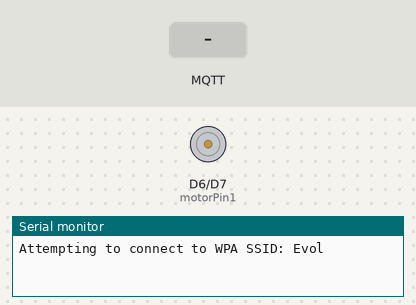
Recording of a sketch running on a simulated Arduino MKR. On the bench: motor-driver pin pairs drawn as motors (green arrow = first pin HIGH = forward, orange = second pin HIGH = backward, longer = more drive), the last lines printed to the serial monitor. Inputs (shaded band) come from the test bench. WiFi joins after 1.5 s; servers stay silent unless stated; no MQTT or app messages arrive unless stated.

Above: at 0.1 s.
At 12.7 s:
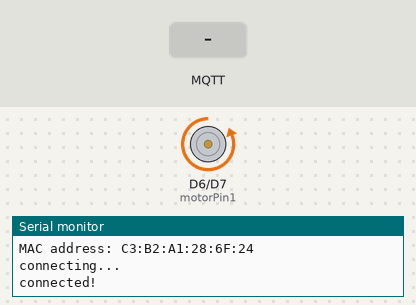
12.8 s: MQTT message "5" arrives on the first subscribed topic
14.3 s: MQTT message "on" arrives on the first subscribed topic
15.8 s: MQTT message "off" arrives on the first subscribed topic
Timing chart, 0 to 18.8 s (numbered marks = the images above; inputs shaded):
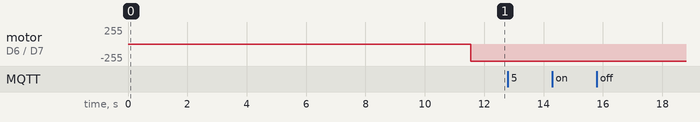

The sketch:

Siftr-through-wifi-RECEIVE.ino
```cpp
/*

 This example connects to an unencrypted Wifi network.
 Then it prints the  MAC address of the Wifi module,
 the IP address obtained, and other network details.

 created 13 July 2010
 by dlf (Metodo2 srl)
 modified 31 May 2012
 by Tom Igoe
 */

 /* This program specificall turns on and off a ballvalve.
  *  It receives sensor values from another arduino and turns on and off
  *  a ball valve (with hbridge) accordingly
  *  I had to use #include <WiFiNINA.h> and WiFiClient net; //from wifinina
MQTTClient client; //from Shiftr to make this work.

It takes about 2 minutes to connect to the internet
  */
#include <SPI.h>
#include <WiFiNINA.h>
#include <MQTT.h> //from Shiftr

#include "arduino_secrets.h"
///////please enter your sensitive data in the Secret tab/arduino_secrets.h

WiFiClient net; //from wifinina
MQTTClient client; //from Shiftr

int sensorValue = 0;   // This is for the received sensor value sent by shiftr
int motorPin1 = 6; // Ball-Motor
int motorPin2 = 7; // Ball-Motor
char ssid[] = SECRET_SSID;        // your network SSID (name)
char pass[] = SECRET_PASS;    // your network password (use for WPA, or use as key for WEP)
int status = WL_IDLE_STATUS;     // the Wifi radio's status
//unsigned long lastMillis = 0;  // to act as a timer for verifying the connection to wifi is still working


void setup() {
  pinMode(motorPin1, OUTPUT); //set pins as output
  pinMode(motorPin2, OUTPUT);  //set pins as output

  //Initialize serial and wait for port to open:
  Serial.begin(9600);
  while (!Serial) {
    ; // wait for serial port to connect. Needed for native USB port only
  }

  // check for the WiFi module:
  if (WiFi.status() == WL_NO_MODULE) {
    Serial.println("Communication with WiFi module failed!");
    // don't continue
    while (true);
  }

  String fv = WiFi.firmwareVersion();
  if (fv < "1.0.0") {
    Serial.println("Please upgrade the firmware");
  }

  // attempt to connect to Wifi network:
  while (status != WL_CONNECTED) {
    Serial.print("Attempting to connect to WPA SSID: ");
    Serial.println(ssid);
    // Connect to WPA/WPA2 network:
    status = WiFi.begin(ssid, pass);

    // wait 10 seconds for connection:
    delay(10000);

  }

  // you're connected now, so print out the data:
  Serial.print("You're connected to the network");
  printCurrentNet();
  printWifiData();

  //  The following is for Shiftr - connecting
  client.begin("broker.shiftr.io", net);
  client.onMessage(messageReceived);  // call this function (message received) whenever there is a message

  connect();
}

void loop() {
  client.loop();

  if (!client.connected()) {
    connect();
  }

  if (sensorValue <600) {  // reads sensorValue and if more than 330 - turns on LEd - (solenoid)
  // Turn the motor in one direction
  digitalWrite(motorPin1, LOW); //close
  digitalWrite(motorPin2, HIGH);
  }

  else{
  digitalWrite(motorPin1, HIGH); //open
  digitalWrite(motorPin2, LOW);

  }
}

void connect() {
  Serial.print("connecting...");
  while (!client.connect("Foresta-InclusiveNEW", "83aa4496", "02ffd19115bcd0ed")) {
    Serial.print(".");
    delay(1000);
  }

  Serial.println("\nconnected!");  //  '/n' means start at new line

  client.subscribe("/sensor1");  //     '/' all names start with a slash
  //client.unsubscribe("/sensor1");
}

void messageReceived(String &topic, String &payload) {   // string is a type of variable - a series of characters (topic= /sensor1  payload= the value
  sensorValue = payload.toInt(); // this translates the payload string into an integer, which is now stored in sensorValue
  Serial.println("incoming: " + topic + " - " + payload);  // see serial - this is how the information is displayed
  //Serial.print("Sensor Value: ");//prints sensorValue
  //Serial.println(sensorValue);//prints sensorValue
}

void printWifiData() {
  // print your board's IP address:
  IPAddress ip = WiFi.localIP();
  Serial.print("IP Address: ");
  Serial.println(ip);
  Serial.println(ip);

  // print your MAC address:
  byte mac[6];
  WiFi.macAddress(mac);
  Serial.print("MAC address: ");
  printMacAddress(mac);
}

void printCurrentNet() {
  // print the SSID of the network you're attached to:
  Serial.print("SSID: ");
  Serial.println(WiFi.SSID());

  // print the MAC address of the router you're attached to:
  byte bssid[6];
  WiFi.BSSID(bssid);
  Serial.print("BSSID: ");
  printMacAddress(bssid);

  // print the received signal strength:
  long rssi = WiFi.RSSI();
  Serial.print("signal strength (RSSI):");
  Serial.println(rssi);

  // print the encryption type:
  byte encryption = WiFi.encryptionType();
  Serial.print("Encryption Type:");
  Serial.println(encryption, HEX);
  Serial.println();
}

void printMacAddress(byte mac[]) {
  for (int i = 5; i >= 0; i--) {
    if (mac[i] < 16) {
      Serial.print("0");
    }
    Serial.print(mac[i], HEX);
    if (i > 0) {
      Serial.print(":");
    }
  }
  Serial.println();
}
```

arduino_secrets.h
```cpp
#define SECRET_SSID "Evol"
#define SECRET_PASS "5138loove"
```
